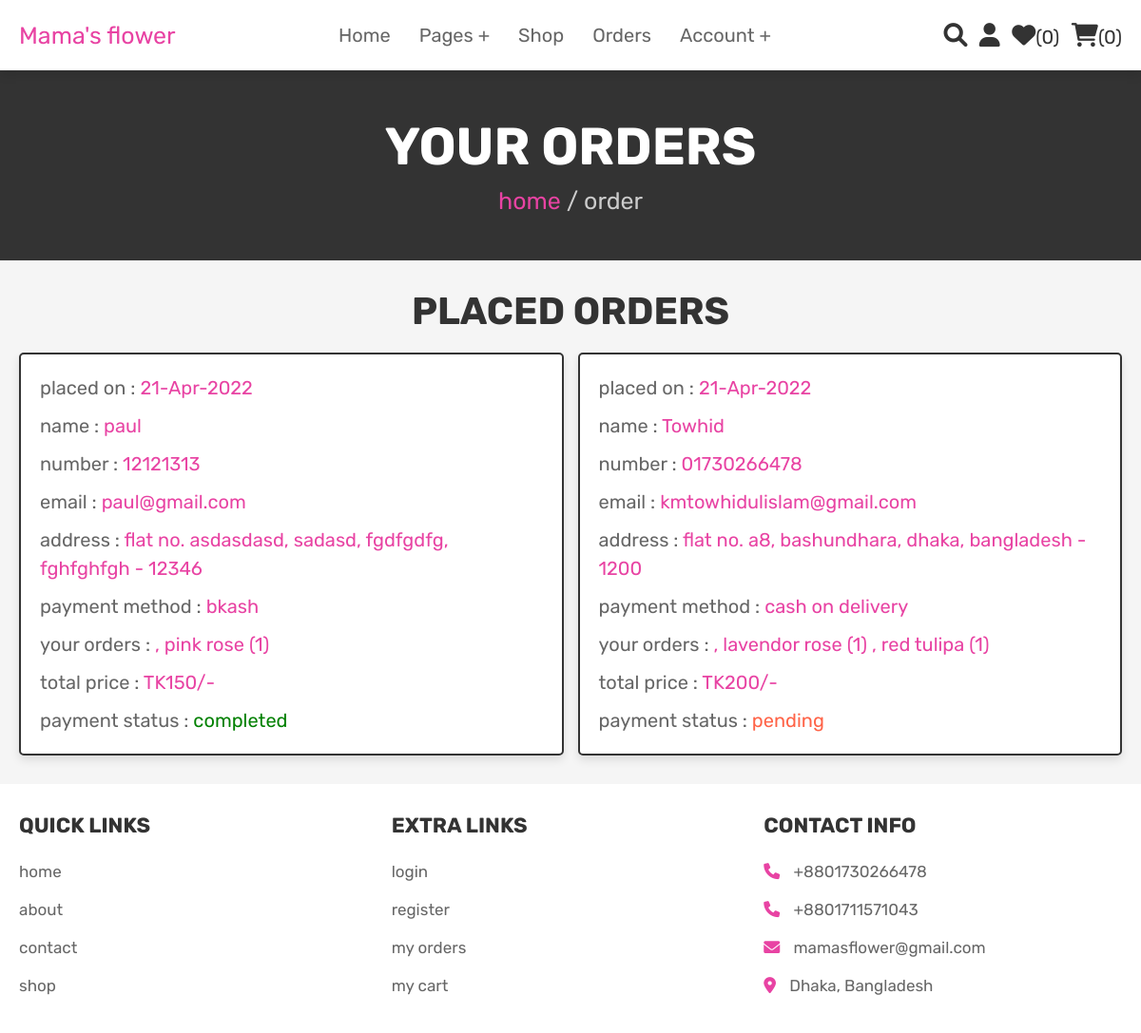
Page /orders.php (signed in) on the committed database.
### tables this page shows
CREATE TABLE `orders` (
  `id` int(100) NOT NULL,
  `user_id` int(100) NOT NULL,
  `name` varchar(100) NOT NULL,
  `number` varchar(12) NOT NULL,
  `email` varchar(100) NOT NULL,
  `method` varchar(50) NOT NULL,
  `address` varchar(500) NOT NULL,
  `total_products` varchar(1000) NOT NULL,
  `total_price` int(100) NOT NULL,
  `placed_on` varchar(50) NOT NULL,
  `payment_status` varchar(20) NOT NULL DEFAULT 'pending'
);

### orders.php (the view, shortened to what this page needs)
<?php
@include 'config.php';
$user_id = $_SESSION['user_id'];
?>
<!DOCTYPE html>
<html lang="en">
<head>
   <link rel="stylesheet" href="https://cdnjs.cloudflare.com/ajax/libs/font-awesome/6.0.0/css/all.min.css">
   <link rel="stylesheet" href="css/style.css">
</head>
<body>
<?php @include 'header.php'; ?>
<section class="heading">
    <h3>your orders</h3>
    <p> <a href="home.php">home</a> / order </p>
</section>
<section class="placed-orders">
    <h1 class="title">placed orders</h1>
    <div class="box-container">
    <?php
        $select_orders = mysqli_query($conn, "SELECT * FROM `orders` WHERE user_id = '$user_id'") or die('query failed');
        if(mysqli_num_rows($select_orders) > 0){
            while($fetch_orders = mysqli_fetch_assoc($select_orders)){
    ?>
    <div class="box">
        <p> placed on : <span><?php echo $fetch_orders['placed_on']; ?></span> </p>
        <p> name : <span><?php echo $fetch_orders['name']; ?></span> </p>
        <p> number : <span><?php echo $fetch_orders['number']; ?></span> </p>
        <p> email : <span><?php echo $fetch_orders['email']; ?></span> </p>
        <p> address : <span><?php echo $fetch_orders['address']; ?></span> </p>
        <p> payment method : <span><?php echo $fetch_orders['method']; ?></span> </p>
        <p> your orders : <span><?php echo $fetch_orders['total_products']; ?></span> </p>
        <p> total price : <span>TK<?php echo $fetch_orders['total_price']; ?>/-</span> </p>
        <p> payment status : <span style="color:<?php if($fetch_orders['payment_status'] == 'pending'){echo 'tomato'; }else{echo 'green';} ?>"><?php echo $fetch_orders['payment_status']; ?></span> </p>
    </div>
    <?php
        }
    }else{
        echo '<p class="empty">no orders placed yet!</p>';
    }
    ?>
    </div>
</section>
<?php @include 'footer.php'; ?>
</body>
</html>

### css/style.css (style rules this page uses)
:root { --pink:#e843a3; --red:#c0392b; --orange:#e09315; --black:#333; --white:#fff; --light-color:#666; --light-white:#ccc; --light-bg:#f5f5f5; --border:.2rem solid var(--black); --box-shadow:0 .5rem 1rem rgba(0,0,0,.1); }
* { font-family: 'Rubik', sans-serif; margin:0; padding:0; box-sizing: border-box; outline: none; border:none; text-decoration: none; transition:all .2s linear; }
html { font-size: 62.5%; overflow-x: hidden; scroll-behavior: smooth; scroll-padding-top: 6.5rem; }
body { background: var(--light-bg); }
section { padding:3rem 2rem; }
.heading { display: flex; flex-flow: column; align-items: center; justify-content: center; gap:1rem; background-color: var(--black); text-align: center; min-height: 25vh; }
.heading h3 { font-size: 5.5rem; color:var(--white); text-transform: uppercase; }
.heading p { font-size: 2.5rem; color:var(--light-white); }
.heading p a { color:var(--pink); }
.title { text-align: center; margin-bottom: 2rem; color:var(--black); text-transform: uppercase; font-size: 4rem; }
.placed-orders .box-container { max-width: 1200px; margin:0 auto; display: flex; flex-wrap: wrap; gap:1.5rem; align-items: flex-start; }
.placed-orders .box-container .box { background-color: var(--white); padding:1rem 2rem; border:var(--border); box-shadow: var(--box-shadow); flex:1 1 40rem; border-radius: .5rem; }
.placed-orders .box-container .box p { margin: 1rem 0; font-size: 2rem; line-height: 1.5; color:var(--light-color); }
.placed-orders .box-container .box p span { color:var(--pink); }

### rows in the picture
orders: placed_on "21-Apr-2022", name "paul", number "12121313", email "paul@gmail.com", address "flat no. asdasdasd, sadasd, fgdfgdfg, fghfghfgh - 12346", method "bkash", total_products ", pink rose (1)", total_price "150", payment_status "completed"
orders: placed_on "21-Apr-2022", name "Towhid", number "01730266478", email "kmtowhidulislam@gmail.com", address "flat no. a8, bashundhara, dhaka, bangladesh - 1200", method "cash on delivery", total_products ", lavendor rose (1) , red tulipa (1)", total_price "200", payment_status "pending"

### other values in the picture
$wishlist_num_rows "0"
$cart_num_rows "0"
